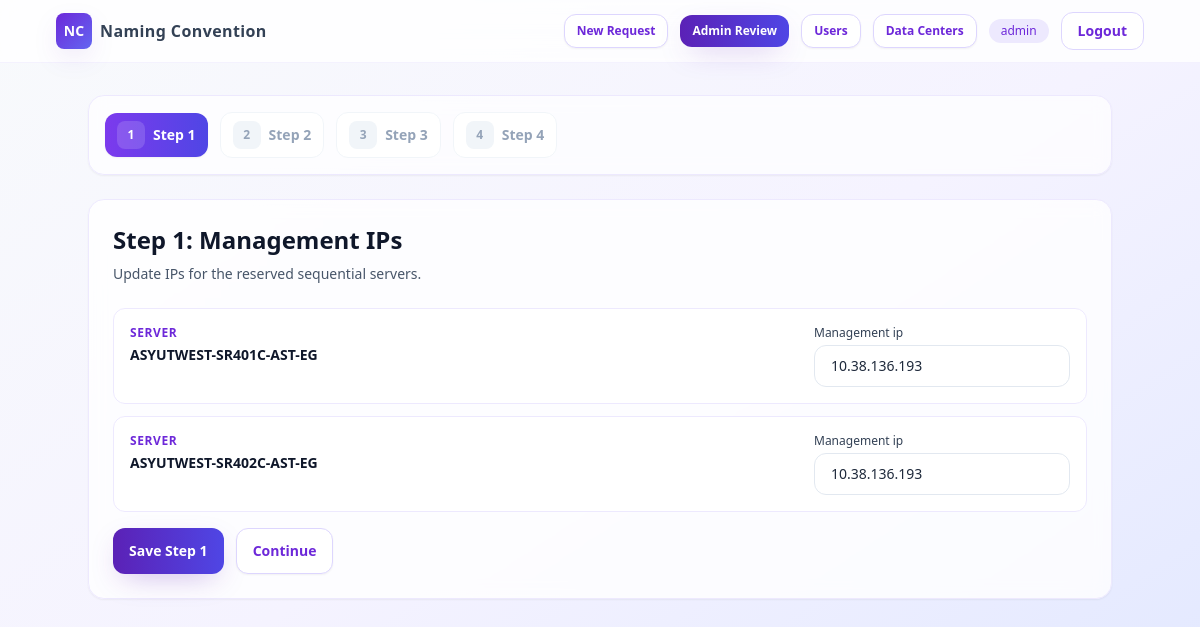
The page /requests/15/step1/edit/ (signed in) on the database its author committed.
### naming/models.py (models this page shows, shortened)
class ServerAllocation(models.Model):
    naming_request = models.ForeignKey(
        NamingRequest,
        on_delete=models.CASCADE,
        related_name="server_allocations",
    )
    data_center = models.ForeignKey(
        DataCenter,
        on_delete=models.PROTECT,
        related_name="server_allocations",
    )
    server_number = models.PositiveIntegerField(validators=[MinValueValidator(1)])
    server_name = models.CharField(max_length=255, unique=True)
    management_ip = models.GenericIPAddressField(
        protocol="IPv4",
        null=True,
        blank=True,
        help_text="Provided in Step 1 submission.",
    )
    created_at = models.DateTimeField(auto_now_add=True)
    updated_at = models.DateTimeField(auto_now=True)
    class Meta:
        ordering = ["server_number"]
        constraints = [
            models.UniqueConstraint(
                fields=["data_center", "server_number"],
                name="uniq_server_number_per_datacenter",
            )
        ]

### naming/views.py (the view, shortened to what this page needs)
# urls.py: path("<int:pk>/step1/edit/", NamingRequestStep1EditView.as_view(), name="naming_request_step1_edit"),
class NamingRequestStep1EditView(LoginRequiredMixin, View):
    template_name = "naming/requests/step1_edit.html"
    def get_naming_request(self, request: HttpRequest, pk: int) -> NamingRequest:
        naming_request = get_object_or_404(NamingRequest, pk=pk, created_by=request.user)
        assert_step_accessible(naming_request=naming_request, step=1)
        return naming_request
    def get(self, request: HttpRequest, pk: int) -> HttpResponse:
        naming_request = self.get_naming_request(request, pk)
        servers = naming_request.server_allocations.all().order_by("server_number")
        initial = []
        for s in servers:
            initial.append(
                {
                    "server_number": s.server_number,
                    "server_name": s.server_name,
                    "management_ip": s.management_ip or "",
                }
            )
        server_formset = ServerManagementIpFormSet(initial=initial, prefix="servers")
        return render(request, self.template_name, {"naming_request": naming_request, "server_formset": server_formset})

### naming/services/steps.py (called while the page is built, shortened)
def assert_step_accessible(
    *,
    naming_request: NamingRequest,
    step: StepNumber,
) -> None:
    if naming_request.status != NamingRequest.Status.DRAFT:
        raise PermissionDenied("You can only work on DRAFT requests.")
    if step == 1:
        return

### naming/templates/naming/requests/step1_edit.html (shortened to what this page needs)
{% extends "base.html" %}
{% block content %}
<div class="mx-auto max-w-5xl">
  <div class="mb-6">
    {% include "naming/requests/_stepper.html" with naming_request=naming_request current_step=1 %}
  </div>
  <div class="rounded-2xl border border-violet-100 bg-white/80 p-6 shadow-sm backdrop-blur">
    <h1 class="text-2xl font-bold text-slate-900">Step 1: Management IPs</h1>
    <p class="mt-2 text-sm text-slate-600">Update IPs for the reserved sequential servers.</p>
    <form method="post" class="mt-6 space-y-4">
      <div class="space-y-3">
        {% for f in server_formset.forms %}
          <div class="rounded-xl border border-violet-100 bg-white/80 p-4">
            <div class="flex flex-col gap-3 sm:flex-row sm:items-start sm:justify-between">
              <div>
                <div class="text-xs font-semibold uppercase tracking-wider text-violet-700">Server</div>
                <div class="mt-1 text-sm font-bold text-slate-900">{{ f.server_name.value }}</div>
              </div>
              <div class="w-full sm:w-64">
                <label class="mb-1 block text-xs font-medium text-slate-700">{{ f.management_ip.label }}</label>
                {{ f.management_ip }}
              </div>
            </div>
          </div>
        {% endfor %}
      </div>
      <div class="flex flex-col gap-3 sm:flex-row">
        <button type="submit"
          class="w-full rounded-xl bg-gradient-to-r from-brand-600 to-indigo-600 px-4 py-3 text-sm font-semibold text-white shadow-soft transition duration-200 hover:-translate-y-0.5 hover:from-brand-700 hover:to-indigo-700 focus:outline-none focus:ring-4 focus:ring-violet-200 sm:w-auto">
          Save Step 1
        </button>
        <a href="{% url 'naming_request_step2' pk=naming_request.pk %}"
           class="w-full rounded-xl border border-violet-200 bg-white px-4 py-3 text-sm font-semibold text-violet-700 shadow-sm transition duration-200 hover:border-violet-300 hover:bg-violet-50 focus:outline-none focus:ring-4 focus:ring-violet-200 sm:w-auto">
          Continue
        </a>
      </div>
    </form>
  </div>
</div>
{% endblock %}

### templates/base.html (shortened to what this page needs)
{% load static %}
<!DOCTYPE html>
<html lang="en">
<head>
    <script src="https://cdn.tailwindcss.com"></script>
</head>
<body class="min-h-screen bg-gradient-to-br from-slate-50 via-violet-50 to-indigo-100 text-slate-800">
    <div class="min-h-screen">
        <nav class="sticky top-0 z-30 border-b border-violet-100/60 bg-white/80 backdrop-blur-md">
            <div class="mx-auto flex w-full max-w-6xl items-center justify-between px-4 py-3 sm:px-6 lg:px-8">
                <a href="{% url 'home' %}" class="group inline-flex items-center gap-2 transition">
                    <span class="inline-flex h-9 w-9 items-center justify-center rounded-lg bg-gradient-to-br from-brand-500 to-indigo-500 text-sm font-bold text-white shadow-soft transition-transform duration-200 group-hover:scale-105">NC</span>
                    <span class="text-sm font-semibold tracking-wide text-slate-700 sm:text-base">Naming Convention</span>
                </a>
                <div class="flex items-center gap-2 sm:gap-3">
                    {% if request.user.is_authenticated %}
                        <a href="{% url 'naming_requests_start' %}"
                           class="hidden rounded-xl border border-violet-200 bg-white px-3 py-2 text-xs font-semibold text-violet-700 shadow-sm transition duration-200 hover:border-violet-300 hover:bg-violet-50 sm:inline">
                            New Request
                        </a>
                        {% if request.user.is_staff %}
                            <a href="{% url 'admin_naming_request_list' %}"
                               class="hidden rounded-xl bg-gradient-to-r from-brand-600 to-indigo-600 px-3 py-2 text-xs font-semibold text-white shadow-soft transition duration-200 hover:-translate-y-0.5 hover:from-brand-700 hover:to-indigo-700 sm:inline">
                                Admin Review
                            </a>
                            <a href="{% url 'admin_users_list' %}"
                               class="hidden rounded-xl border border-violet-200 bg-white px-3 py-2 text-xs font-semibold text-violet-700 shadow-sm transition duration-200 hover:border-violet-300 hover:bg-violet-50 sm:inline">
                                Users
                            </a>
                            <a href="{% url 'admin_datacenters_list' %}"
                               class="hidden rounded-xl border border-violet-200 bg-white px-3 py-2 text-xs font-semibold text-violet-700 shadow-sm transition duration-200 hover:border-violet-300 hover:bg-violet-50 sm:inline">
                                Data Centers
                            </a>
                        {% endif %}
                        <span class="hidden rounded-full bg-violet-100 px-3 py-1 text-xs font-medium text-violet-700 sm:inline">{{ request.user.username }}</span>
                        <form method="post" action="{% url 'logout' %}">
                            <button type="submit" class="rounded-xl border border-violet-200 bg-white px-3 py-2 text-xs font-semibold text-violet-700 transition duration-200 hover:border-violet-300 hover:bg-violet-50 sm:px-4 sm:text-sm">
                                Logout
                            </button>
                        </form>
                    {% else %}
                        <a href="{% url 'login' %}" class="rounded-xl bg-gradient-to-r from-brand-600 to-indigo-600 px-4 py-2 text-xs font-semibold text-white shadow-soft transition duration-200 hover:-translate-y-0.5 hover:from-brand-700 hover:to-indigo-700 sm:text-sm">
                            Login
                        </a>
                    {% endif %}
                </div>
            </div>
        </nav>
        <main class="mx-auto w-full max-w-6xl px-4 py-8 sm:px-6 lg:px-8">
            {% block content %}{% endblock %}
        </main>
    </div>
</body>
</html>

### rows shown on the page
ServerAllocation: server_name.value "ASYUTWEST-SR401C-AST-EG"
ServerAllocation: server_name.value "ASYUTWEST-SR402C-AST-EG"

### other values the page prints
{{ request.user.username }} "admin"
{{ step }} "1"
{{ label }} "Step 1"
{{ step }} "2 3 4"
{{ label }} "Step 2 Step 3 Step 4"
{{ f.management_ip.label }} "Management ip" "Management ip"
